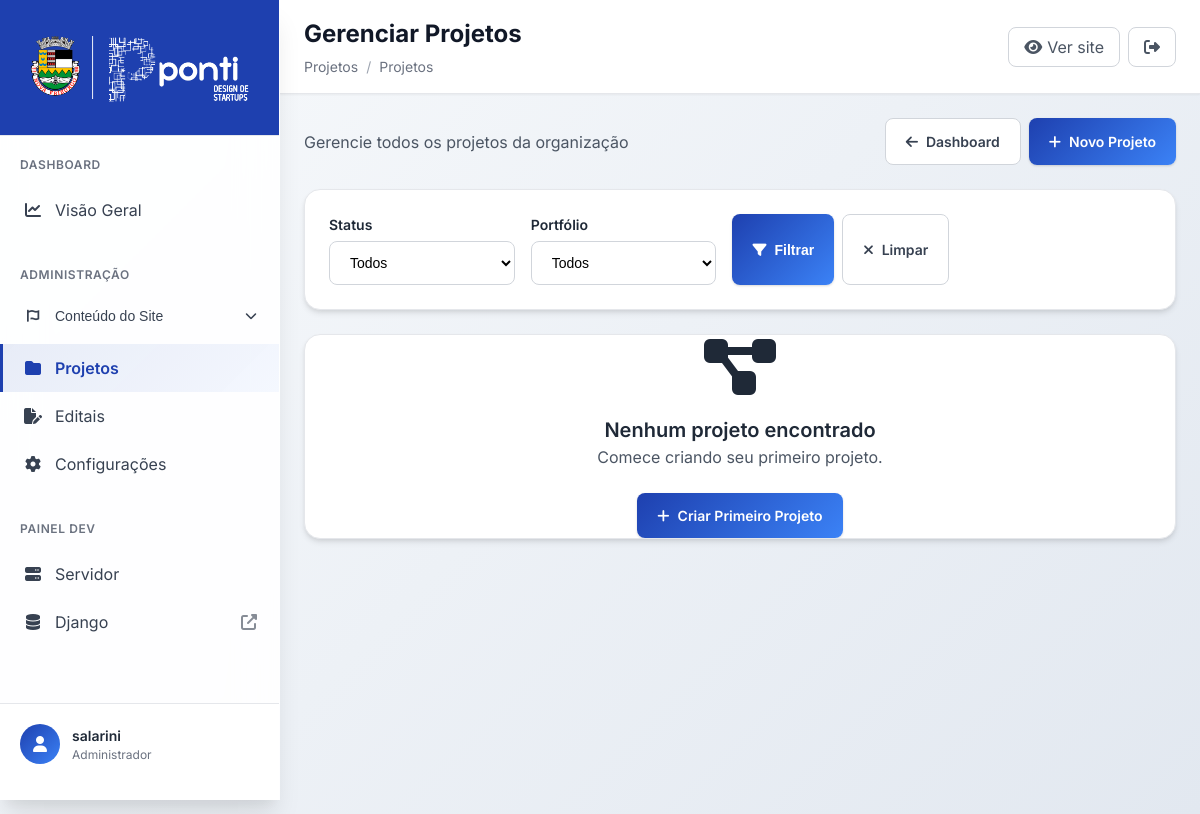
/projetos/projetos/ (signed in), run on an earlier commit of the app's database.
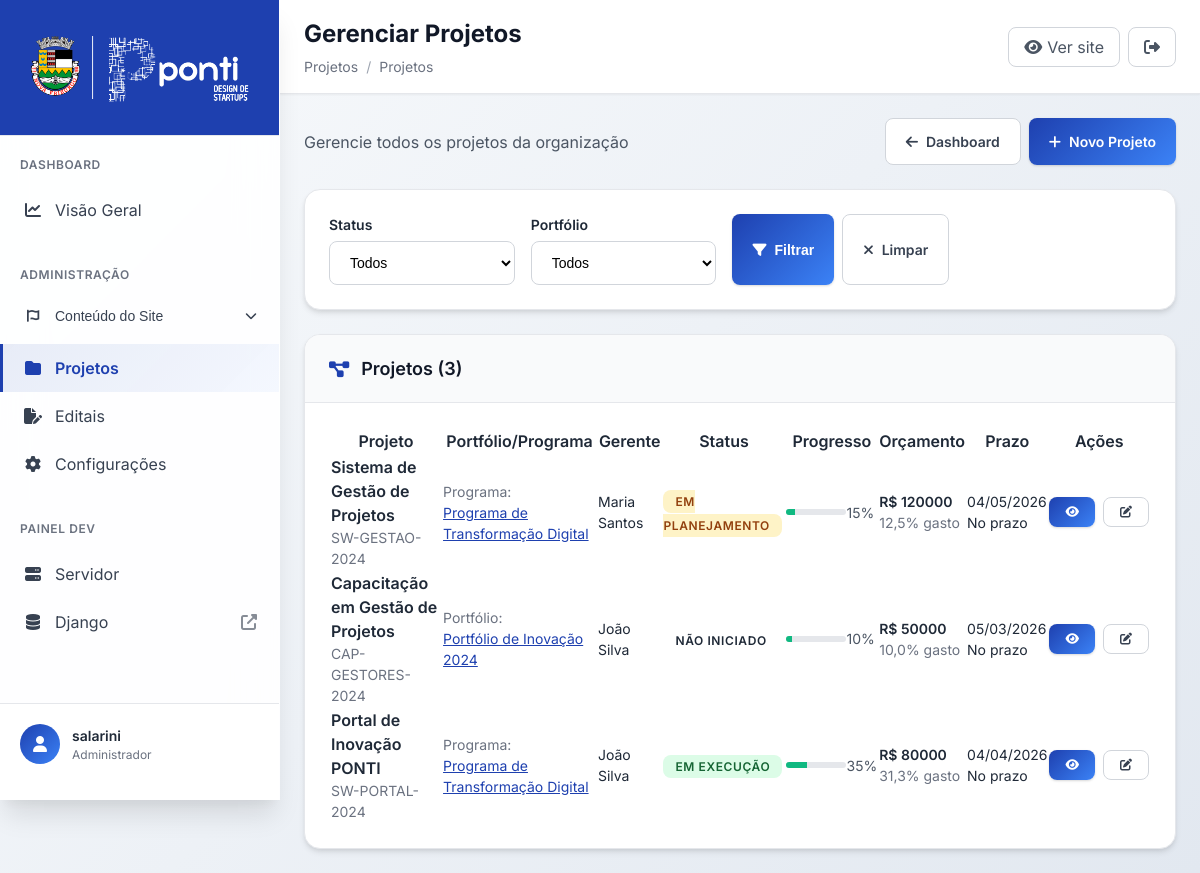
And on a later commit of the database.
### projetos/models.py (models this page shows, shortened)
class Projeto(models.Model):
    uuid = models.UUIDField(default=uuid.uuid4, editable=False, unique=True)
    nome = models.CharField(max_length=100, verbose_name="Nome do Projeto")
    descricao = models.TextField(verbose_name="Descrição")
    codigo = models.CharField(max_length=20, unique=True, verbose_name="Código")
    portfolio = models.ForeignKey(
        Portfolio,
        on_delete=models.CASCADE,
        related_name='projetos',
        verbose_name="Portfólio",
        null=True,
        blank=True
    )
    programa = models.ForeignKey(
        Programa,
        on_delete=models.CASCADE,
        related_name='projetos',
        verbose_name="Programa",
        null=True,
        blank=True
    )
    tipo_projeto = models.ForeignKey(
        TipoProjeto,
        on_delete=models.PROTECT,
        verbose_name="Tipo de Projeto"
    )
    gerente_projeto = models.ForeignKey(
        User,
        on_delete=models.PROTECT,
        related_name='projetos_gerenciados',
        verbose_name="Gerente do Projeto"
    )
    patrocinador = models.ForeignKey(
        User,
        on_delete=models.PROTECT,
        related_name='projetos_patrocinados',
        verbose_name="Patrocinador"
    )
    objetivos = models.TextField(verbose_name="Objetivos")
    escopo_produto = models.TextField(verbose_name="Escopo do Produto")
    escopo_trabalho = models.TextField(verbose_name="Escopo do Trabalho")
    premissas = models.TextField(verbose_name="Premissas", blank=True)
    restricoes = models.TextField(verbose_name="Restrições", blank=True)
    nao_escopo = models.TextField(verbose_name="Não Escopo", blank=True)
    orcamento_total = models.DecimalField(
        max_digits=15,
        decimal_places=2,
        default=0,
        verbose_name="Orçamento Total"
    )
    orcamento_consumido = models.DecimalField(
        max_digits=15,
        decimal_places=2,
        default=0,
        verbose_name="Orçamento Consumido"
    )
    data_inicio_prevista = models.DateField(verbose_name="Data Início Prevista")
    data_inicio_real = models.DateField(null=True, blank=True, verbose_name="Data Início Real")
    data_fim_prevista = models.DateField(verbose_name="Data Fim Prevista")
    data_fim_real = models.DateField(null=True, blank=True, verbose_name="Data Fim Real")
    percentual_conclusao = models.IntegerField(
        default=0,
        validators=[MinValueValidator(0), MaxValueValidator(100)],
        verbose_name="Percentual de Conclusão (%)"
    )
    status = models.CharField(
        max_length=20,
        choices=StatusChoices.choices,
        default=StatusChoices.NAO_INICIADO,
        verbose_name="Status"
    )
    prioridade = models.CharField(
        max_length=15,
        choices=PrioridadeChoices.choices,
        default=PrioridadeChoices.MEDIA,
        verbose_name="Prioridade"
    )
    metodologia = models.CharField(
        max_length=50,
        choices=[
            ('tradicional', 'Tradicional (Cascata)'),
            ('agil', 'Ágil (Scrum/Kanban)'),
            ('hibrido', 'Híbrido'),
            ('lean', 'Lean'),
        ],
        default='tradicional',
        verbose_name="Metodologia"
    )
    ativo = models.BooleanField(default=True, verbose_name="Ativo")
    criado_em = models.DateTimeField(auto_now_add=True)
    atualizado_em = models.DateTimeField(auto_now=True)
    class Meta:
        verbose_name = "Projeto"
        verbose_name_plural = "Projetos"
        ordering = ['-prioridade', 'nome']
    def get_percentual_orcamento_consumido(self):
        if self.orcamento_total > 0:
            return (self.orcamento_consumido / self.orcamento_total) * 100
        return 0
    def get_status_prazo(self):
        from datetime import date
        hoje = date.today()
        if self.status == StatusChoices.CONCLUIDO:
            if self.data_fim_real and self.data_fim_real <= self.data_fim_prevista:
                return 'no_prazo'
            else:
                return 'atrasado'
        if hoje > self.data_fim_prevista:
            return 'atrasado'
        elif hoje > self.data_fim_prevista - timedelta(days=7):  # Uma semana de antecedência
            return 'atencao'
        else:
            return 'no_prazo'

class Programa(models.Model):
    uuid = models.UUIDField(default=uuid.uuid4, editable=False, unique=True)
    nome = models.CharField(max_length=100, verbose_name="Nome do Programa")
    descricao = models.TextField(verbose_name="Descrição")
    codigo = models.CharField(max_length=20, unique=True, verbose_name="Código")
    portfolio = models.ForeignKey(
        Portfolio,
        on_delete=models.CASCADE,
        related_name='programas',
        verbose_name="Portfólio"
    )
    gerente_programa = models.ForeignKey(
        User,
        on_delete=models.PROTECT,
        related_name='programas_gerenciados',
        verbose_name="Gerente do Programa"
    )
    objetivos = models.TextField(verbose_name="Objetivos do Programa")
    beneficios_esperados = models.TextField(verbose_name="Benefícios Esperados")
    orcamento_total = models.DecimalField(
        max_digits=15,
        decimal_places=2,
        default=0,
        verbose_name="Orçamento Total"
    )
    data_inicio = models.DateField(verbose_name="Data de Início")
    data_fim_prevista = models.DateField(verbose_name="Data Fim Prevista")
    data_fim_real = models.DateField(null=True, blank=True, verbose_name="Data Fim Real")
    status = models.CharField(
        max_length=20,
        choices=StatusChoices.choices,
        default=StatusChoices.NAO_INICIADO,
        verbose_name="Status"
    )
    prioridade = models.CharField(
        max_length=15,
        choices=PrioridadeChoices.choices,
        default=PrioridadeChoices.MEDIA,
        verbose_name="Prioridade"
    )
    ativo = models.BooleanField(default=True, verbose_name="Ativo")
    criado_em = models.DateTimeField(auto_now_add=True)
    atualizado_em = models.DateTimeField(auto_now=True)
    class Meta:
        verbose_name = "Programa"
        verbose_name_plural = "Programas"
        ordering = ['-prioridade', 'nome']

class Portfolio(models.Model):
    uuid = models.UUIDField(default=uuid.uuid4, editable=False, unique=True)
    nome = models.CharField(max_length=100, verbose_name="Nome do Portfólio")
    descricao = models.TextField(verbose_name="Descrição")
    codigo = models.CharField(max_length=20, unique=True, verbose_name="Código")
    gestor_portfolio = models.ForeignKey(
        User,
        on_delete=models.PROTECT,
        related_name='portfolios_gerenciados',
        verbose_name="Gestor do Portfólio"
    )
    patrocinador = models.ForeignKey(
        User,
        on_delete=models.PROTECT,
        related_name='portfolios_patrocinados',
        verbose_name="Patrocinador"
    )
    unidade_organizacional = models.ForeignKey(
        UnidadeOrganizacional,
        on_delete=models.PROTECT,
        verbose_name="Unidade Organizacional"
    )
    categoria_estrategica = models.ForeignKey(
        CategoriaEstrategica,
        on_delete=models.PROTECT,
        verbose_name="Categoria Estratégica"
    )
    orcamento_total = models.DecimalField(
        max_digits=15,
        decimal_places=2,
        default=0,
        verbose_name="Orçamento Total"
    )
    data_inicio = models.DateField(verbose_name="Data de Início")
    data_fim_prevista = models.DateField(verbose_name="Data Fim Prevista")
    data_fim_real = models.DateField(null=True, blank=True, verbose_name="Data Fim Real")
    status = models.CharField(
        max_length=20,
        choices=StatusChoices.choices,
        default=StatusChoices.NAO_INICIADO,
        verbose_name="Status"
    )
    prioridade = models.CharField(
        max_length=15,
        choices=PrioridadeChoices.choices,
        default=PrioridadeChoices.MEDIA,
        verbose_name="Prioridade"
    )
    ativo = models.BooleanField(default=True, verbose_name="Ativo")
    criado_em = models.DateTimeField(auto_now_add=True)
    atualizado_em = models.DateTimeField(auto_now=True)
    class Meta:
        verbose_name = "Portfólio"
        verbose_name_plural = "Portfólios"
        ordering = ['-prioridade', 'nome']

### projetos/views.py (the view)
# urls.py: path('projetos/', views.listar_projetos, name='listar_projetos'),
@login_required
def listar_projetos(request):
    projetos = Projeto.objects.filter(ativo=True).select_related(
        'portfolio', 'programa', 'tipo_projeto', 'gerente_projeto'
    ).order_by('-prioridade', 'nome')
    status_filter = request.GET.get('status')
    if status_filter:
        projetos = projetos.filter(status=status_filter)
    portfolio_filter = request.GET.get('portfolio')
    if portfolio_filter:
        projetos = projetos.filter(portfolio__uuid=portfolio_filter)
    context = {
        'projetos': projetos,
        'portfolios': Portfolio.objects.filter(ativo=True),
        'status_choices': StatusChoices.choices,
        'status_filter': status_filter,
        'portfolio_filter': portfolio_filter,
    }
    return render(request, 'projetos/projetos/listar.html', context)

### projetos/templates/projetos/projetos/listar.html (shortened to what the changed rows need)
{% extends 'core_admin/base.html' %}
{% load static %}
{% block page_title %}Gerenciar Projetos{% endblock %}
{% block content %}
{% if projetos %}
    <div class="admin-card">
        <div class="card-header">
            <h3 class="card-title">
                <i class="fas fa-project-diagram"></i>
                Projetos ({{ projetos|length }})
            </h3>
        </div>
        <div class="card-content">
            <div class="overflow-x-auto">
                <table class="min-w-full">
                    <thead>
                        <tr class="border-b border-gray-200">
                            <th class="text-left py-3 px-4 font-semibold text-gray-700">Projeto</th>
                            <th class="text-left py-3 px-4 font-semibold text-gray-700">Portfólio/Programa</th>
                            <th class="text-left py-3 px-4 font-semibold text-gray-700">Gerente</th>
                            <th class="text-left py-3 px-4 font-semibold text-gray-700">Status</th>
                            <th class="text-left py-3 px-4 font-semibold text-gray-700">Progresso</th>
                            <th class="text-left py-3 px-4 font-semibold text-gray-700">Orçamento</th>
                            <th class="text-left py-3 px-4 font-semibold text-gray-700">Prazo</th>
                            <th class="text-left py-3 px-4 font-semibold text-gray-700">Ações</th>
                        </tr>
                    </thead>
                    <tbody>
                        {% for projeto in projetos %}
                        <tr class="border-b border-gray-100 hover:bg-gray-50">
                            <td class="py-4 px-4">
                                <div>
                                    <div class="font-semibold text-gray-900">{{ projeto.nome }}</div>
                                    <div class="text-sm text-gray-500">{{ projeto.codigo }}</div>
                                </div>
                            </td>
                            <td class="py-4 px-4">
                                {% if projeto.programa %}
                                    <div class="text-sm">
                                        <div class="text-gray-500">Programa:</div>
                                        <a href="{% url 'projetos:detalhar_programa' projeto.programa.uuid %}" class="text-primary hover:underline">
                                            {{ projeto.programa.nome }}
                                        </a>
                                    </div>
                                {% elif projeto.portfolio %}
                                    <div class="text-sm">
                                        <div class="text-gray-500">Portfólio:</div>
                                        <a href="{% url 'projetos:detalhar_portfolio' projeto.portfolio.uuid %}" class="text-primary hover:underline">
                                            {{ projeto.portfolio.nome }}
                                        </a>
                                    </div>
                                {% else %}
                                    <span class="text-gray-400">-</span>
                                {% endif %}
                            </td>
                            <td class="py-4 px-4">
                                <div class="text-sm">
                                    {{ projeto.gerente_projeto.get_full_name|default:projeto.gerente_projeto.username }}
                                </div>
                            </td>
                            <td class="py-4 px-4">
                                <span class="status-badge status-{{ projeto.status }}">
                                    {{ projeto.get_status_display }}
                                </span>
                            </td>
                            <td class="py-4 px-4">
                                <div class="flex items-center gap-3">
                                    <div class="progress-mini" style="width: 60px;">
                                        <div class="progress-bar-mini" style="width: {{ projeto.percentual_conclusao }}%"></div>
                                    </div>
                                    <span class="text-sm text-gray-600">{{ projeto.percentual_conclusao }}%</span>
                                </div>
                            </td>
                            <td class="py-4 px-4">
                                <div class="text-sm">
                                    <div class="font-semibold text-gray-900">R$ {{ projeto.orcamento_total|floatformat:0 }}</div>
                                    <div class="text-gray-500">{{ projeto.get_percentual_orcamento_consumido|floatformat:1 }}% gasto</div>
                                </div>
                            </td>
                            <td class="py-4 px-4">
                                <div class="text-sm">
                                    <div>{{ projeto.data_fim_prevista|date:"d/m/Y" }}</div>
                                    {% if projeto.get_status_prazo == 'atrasado' %}
                                        <div class="text-red-600">Atrasado</div>
                                    {% elif projeto.get_status_prazo == 'atencao' %}
                                        <div class="text-yellow-600">Atenção</div>
                                    {% else %}
                                        <div class="text-green-600">No prazo</div>
                                    {% endif %}
                                </div>
                            </td>
                            <td class="py-4 px-4">
                                <div class="flex gap-2">
                                    <a href="{% url 'projetos:detalhar_projeto' projeto.uuid %}" class="btn btn-sm btn-primary">
                                        <i class="fas fa-eye"></i>
                                    </a>
                                    <a href="/admin/projetos/projeto/{{ projeto.id }}/change/" class="btn btn-sm btn-secondary">
                                        <i class="fas fa-edit"></i>
                                    </a>
                                </div>
                            </td>
                        </tr>
                        {% endfor %}
                    </tbody>
                </table>
            </div>
        </div>
    </div>
{% else %}
    <div class="admin-card text-center py-12">
        <i class="fas fa-project-diagram text-gray-400" style="font-size: 4rem;"></i>
        <h3 class="text-xl font-semibold text-gray-900 mt-4 mb-2">Nenhum projeto encontrado</h3>
        <p class="text-gray-600 mb-6">Comece criando seu primeiro projeto.</p>
        <a href="/admin/projetos/projeto/add/" class="btn btn-primary">
            <i class="fas fa-plus"></i> Criar Primeiro Projeto
        </a>
    </div>
{% endif %}
{% endblock %}

What changed in the data, as far as the page shows it:
added Projeto: nome "Sistema de Gestão de Projetos", codigo "SW-GESTAO-2024", programa.nome "Programa de Transformação Digital", gerente_projeto.get_full_name "Maria Santos", status "EM PLANEJAMENTO", percentual_conclusao "15", orcamento_total "120000", get_percentual_orcamento_consumido "12,5", data_fim_prevista "04/05/2026", shows "No prazo"
added Projeto: nome "Capacitação em Gestão de Projetos", codigo "CAP-GESTORES-2024", portfolio.nome "Portfólio de Inovação 2024", gerente_projeto.get_full_name "João Silva", status "NÃO INICIADO", percentual_conclusao "10", orcamento_total "50000", get_percentual_orcamento_consumido "10,0", data_fim_prevista "05/03/2026", shows "No prazo"
added Projeto: nome "Portal de Inovação PONTI", codigo "SW-PORTAL-2024", programa.nome "Programa de Transformação Digital", gerente_projeto.get_full_name "João Silva", status "EM EXECUÇÃO", percentual_conclusao "35", orcamento_total "80000", get_percentual_orcamento_consumido "31,3", data_fim_prevista "04/04/2026", shows "No prazo"
Also different on the page:
{{ projetos|length }}: (not shown) → "3"
text no longer shown: "Nenhum projeto encontrado Comece criando seu primeiro projeto. Criar Primeiro Projeto"
text now shown: "Projetos ( ) Projeto Portfólio/Programa Gerente Status Progresso Orçamento Prazo Ações"
